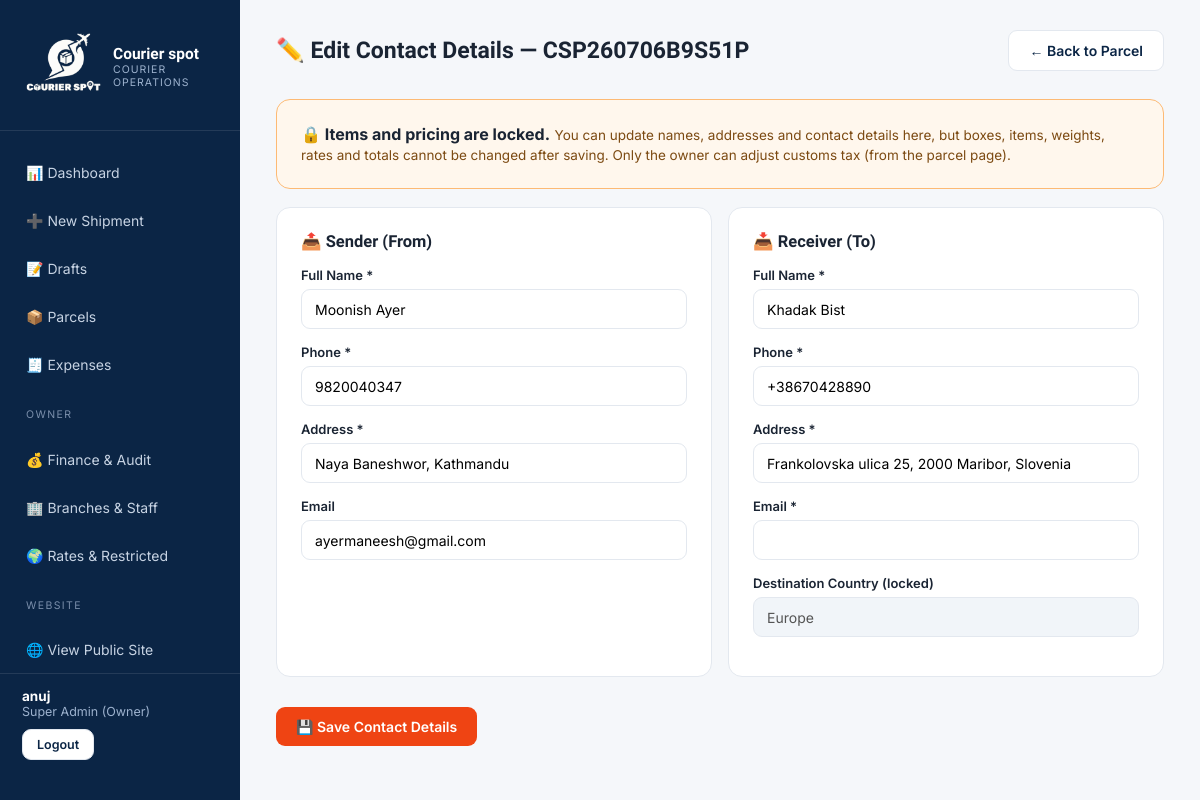
The page /panel/parcels/17/edit/ (signed in) on the database its author committed.
### accounts/models.py (models this page shows, shortened)
class User(AbstractUser):
    class Roles(models.TextChoices):
        SUPERADMIN = 'SUPERADMIN', 'Super Admin (Owner)'
        BRANCH_ADMIN = 'BRANCH_ADMIN', 'Branch Admin'
        STAFF = 'STAFF', 'Staff'
        CUSTOMER = 'CUSTOMER', 'Customer'
    role = models.CharField(max_length=20, choices=Roles.choices, default=Roles.CUSTOMER)
    branch = models.ForeignKey('operations.Branch', null=True, blank=True,
                               on_delete=models.SET_NULL, related_name='users')
    phone = models.CharField(max_length=20, blank=True)
    address = models.CharField(max_length=255, blank=True)
    @property
    def is_owner(self):
        return self.role == self.Roles.SUPERADMIN
    @property
    def is_panel_user(self):
        return self.role in (self.Roles.SUPERADMIN, self.Roles.BRANCH_ADMIN, self.Roles.STAFF)

### tracking/models.py (models this page shows, shortened)
class Parcel(models.Model):
    class Status(models.TextChoices):
        ORDER_CREATED = 'ORDER_CREATED', '📦 Order Created'
        COLLECTED = 'COLLECTED', '✅ Parcel Collected'
        RECEIVED_BRANCH = 'RECEIVED_BRANCH', '🏢 Received at Courier Spot Branch'
        PROCESSED = 'PROCESSED', '📋 Shipment Processed'
        TRANSFERRED_HUB = 'TRANSFERRED_HUB', '🚚 Transferred to Kathmandu Export Hub'
        EXPORT_CUSTOMS = 'EXPORT_CUSTOMS', '🛃 Export Customs Clearance'
        DEPARTED = 'DEPARTED', '✈️ Departed from Nepal'
        IN_TRANSIT = 'IN_TRANSIT', '🌍 In Transit'
        ARRIVED_DEST = 'ARRIVED_DEST', 'Arrived at Destination Country'
        IMPORT_CUSTOMS = 'IMPORT_CUSTOMS', '🛃 Import Customs Clearance'
        TRANSFERRED_LOCAL = 'TRANSFERRED_LOCAL', '🚛 Transferred to Local Delivery Partner'
        OUT_FOR_DELIVERY = 'OUT_FOR_DELIVERY', '🚚 Out for Delivery'
        DELIVERED = 'DELIVERED', '✅ Delivered'
        CANCELLED = 'CANCELLED', 'Cancelled'
    CARRIERS = [('FEDEX', 'FedEx'), ('DHL', 'DHL Express'), ('ARAMEX', 'Aramex'),
                 ('DPD', 'DPD'),('UPS', 'UPS'),('LHR', 'LHR'),('AMS', 'AMS'),]
    tracking_id = models.CharField(max_length=20, unique=True, editable=False)
    branch = models.ForeignKey('operations.Branch', on_delete=models.PROTECT, related_name='parcels')
    sender_name = models.CharField(max_length=120)
    sender_phone = models.CharField(max_length=20)
    sender_address = models.CharField(max_length=255)
    sender_email = models.EmailField(blank=True)
    receiver_name = models.CharField(max_length=120)
    receiver_phone = models.CharField(max_length=30)
    receiver_address = models.CharField(max_length=255)
    destination_country = models.CharField(max_length=80)
    receiver_email = models.EmailField(blank=True)
    status = models.CharField(max_length=20, choices=Status.choices, default=Status.ORDER_CREATED)
    carrier = models.CharField(max_length=10, choices=CARRIERS, blank=True)
    carrier_tracking_no = models.CharField(max_length=60, blank=True)
    qr_code = models.ImageField(upload_to='qr/', blank=True)
    created_by = models.ForeignKey(settings.AUTH_USER_MODEL, on_delete=models.PROTECT)
    created_at = models.DateTimeField(auto_now_add=True)
    is_draft = models.BooleanField(default=False)
    draft_customs_tax = models.DecimalField(max_digits=12, decimal_places=2,
                                            null=True, blank=True)
    class Meta:
        ordering = ['-created_at']

### operations/views.py (the view, shortened to what this page needs)
# urls.py: path('panel/parcels/<int:pk>/edit/', ops.parcel_edit, name='parcel_edit'),
@panel_required
def parcel_edit(request, pk):
    parcel = get_object_or_404(
        branch_scope(Parcel.objects.filter(is_draft=False), request.user), pk=pk)
    return render(request, 'panel/parcel_edit.html', {'parcel': parcel})

### operations/views.py (called while the page is built)
def panel_required(view):
    @wraps(view)
    @login_required
    def wrapper(request, *a, **kw):
        if not request.user.is_panel_user:
            return HttpResponseForbidden('Staff panel access only.')
        return view(request, *a, **kw)
    return wrapper

def branch_scope(qs, user):
    return qs if user.is_owner else qs.filter(branch=user.branch)

### templates/panel/parcel_edit.html (shortened to what this page needs)
{% extends "panel/base_panel.html" %}
{% block content %}
<div class="topbar">
  <h1>✏️ Edit Contact Details — {{ parcel.tracking_id }}</h1>
  <a class="btn ghost" href="{% url 'parcel_detail' parcel.pk %}">← Back to Parcel</a>
</div>
<div class="card" style="background:#FFF7ED;border:1px solid #FDBA74;margin-bottom:18px">
  <b>🔒 Items and pricing are locked.</b>
  <span style="color:#7C4A12;font-size:13.5px">You can update names, addresses and contact
  details here, but boxes, items, weights, rates and totals cannot be changed after saving.
  Only the owner can adjust customs tax (from the parcel page).</span>
</div>
<form method="post">{% csrf_token %}
  <div class="fgrid">
    <div class="card">
      <h3>📤 Sender (From)</h3>
      <div class="fg"><label>Full Name *</label><input name="sender_name" value="{{ parcel.sender_name }}" required></div>
      <div class="fg"><label>Phone *</label><input name="sender_phone" value="{{ parcel.sender_phone }}" required></div>
      <div class="fg"><label>Address *</label><input name="sender_address" value="{{ parcel.sender_address }}" required></div>
      <div class="fg"><label>Email</label><input type="email" name="sender_email" value="{{ parcel.sender_email }}"></div>
    </div>
    <div class="card">
      <h3>📥 Receiver (To)</h3>
      <div class="fg"><label>Full Name *</label><input name="receiver_name" value="{{ parcel.receiver_name }}" required></div>
      <div class="fg"><label>Phone *</label><input name="receiver_phone" value="{{ parcel.receiver_phone }}" required></div>
      <div class="fg"><label>Address *</label><input name="receiver_address" value="{{ parcel.receiver_address }}" required></div>
      <div class="fg"><label>Email *</label><input name="receiver_email" value="{{ parcel.receiver_email }}" required></div>
      <div class="fg"><label>Destination Country (locked)</label>
        <input value="{{ parcel.destination_country }}" disabled style="background:#F1F5F9"></div>
    </div>
  </div>
  <button class="btn" style="margin-top:6px">💾 Save Contact Details</button>
</form>
{% endblock %}

### templates/panel/base_panel.html (shortened to what this page needs)
{% load static %}
<!DOCTYPE html>
<html lang="en">
<head>
</head>
<body>
<aside class="side">
  {% load static %}
  <a class="brand" href="{% url 'panel_dashboard' %}">
     <img src="{% static 'courierspotlogowhite.png' %}" alt="Courier Spot" style="height:80px;width:auto;display:block">
    <span><b>Courier spot</b><small>COURIER OPERATIONS</small></span>
  </a>
  <nav>
    <a href="{% url 'panel_dashboard' %}" class="{% if request.resolver_match.url_name == 'panel_dashboard' %}active{% endif %}">📊 Dashboard</a>
    <a href="{% url 'shipment_create' %}" class="{% if request.resolver_match.url_name == 'shipment_create' %}active{% endif %}">➕ New Shipment</a>
    <a href="{% url 'drafts' %}" class="{% if request.resolver_match.url_name == 'drafts' or request.resolver_match.url_name == 'draft_edit' %}active{% endif %}">📝 Drafts</a>
    <a href="{% url 'parcel_list' %}" class="{% if request.resolver_match.url_name == 'parcel_list' %}active{% endif %}">📦 Parcels</a>
    <a href="{% url 'expenses' %}" class="{% if request.resolver_match.url_name == 'expenses' %}active{% endif %}">🧾 Expenses</a>
    {% if user.is_owner %}
    <div class="sec">OWNER</div>
    <a href="{% url 'finance' %}" class="{% if request.resolver_match.url_name == 'finance' %}active{% endif %}">💰 Finance & Audit</a>
    <a href="{% url 'branches' %}" class="{% if request.resolver_match.url_name == 'branches' %}active{% endif %}">🏢 Branches & Staff</a>
    <a href="{% url 'rates_manage' %}" class="{% if request.resolver_match.url_name == 'rates_manage' %}active{% endif %}">🌍 Rates & Restricted</a>
    {% endif %}
    <div class="sec">WEBSITE</div>
    <a href="/" target="_blank">🌐 View Public Site</a>
  </nav>
  <div class="foot">
    <b>{{ user.first_name|default:user.username }}</b>
    {{ user.get_role_display }}{% if user.branch %} · {{ user.branch.name }}{% endif %}
    <form method="post" action="{% url 'logout' %}" style="margin-top:10px">{% csrf_token %}
      <button class="btn ghost" style="padding:7px 14px;font-size:12.5px">Logout</button></form>
  </div>
</aside>
<main class="main">
  {% block content %}{% endblock %}
</main>
</body>
</html>

### templates/panel/base_panel.html (style rules this page uses)
:root { --navy:#0B2545;--navy-2:#13315C;--crimson:#EF4413;--crimson-2:#F76B3F;--gold:#F2A900; --bg:#F5F7FA;--card:#FFFFFF;--border:#E3E8EF;--text:#1A2433;--muted:#64748B }
* { margin:0;padding:0;box-sizing:border-box }
body { font-family:'Inter',sans-serif;background:var(--bg);color:var(--text);display:flex;min-height:100vh }
a { text-decoration:none;color:inherit }
h1,h2,h3 { font-family:'Sora',sans-serif }
.side { width:240px;background:var(--navy);color:#fff;padding:26px 0;display:flex;flex-direction:column;position:fixed;top:0;bottom:0 }
.side .brand { display:flex;align-items:center;gap:11px;padding:0 22px 24px;border-bottom:1px solid rgba(255,255,255,.1);margin-bottom:18px }
.side .brand b { font-family:'Sora';font-size:15.5px }
.side .brand small { display:block;font-size:10.5px;color:#9DB2CE;letter-spacing:1px }
.side nav { display:grid;gap:2px;padding:0 12px;flex:1 }
.side nav a { padding:11px 14px;border-radius:9px;font-size:14px;color:#C7D3E3;display:flex;gap:11px;align-items:center;transition:background .2s,color .2s }
.side .sec { font-size:10.5px;letter-spacing:1.4px;color:#7B8FAB;padding:18px 14px 6px }
.side .foot { padding:14px 22px;border-top:1px solid rgba(255,255,255,.1);font-size:12.5px;color:#9DB2CE }
.side .foot b { color:#fff;display:block;font-size:13.5px }
.main { margin-left:240px;flex:1;padding:30px 36px;max-width:calc(100vw - 240px) }
.topbar { display:flex;justify-content:space-between;align-items:center;margin-bottom:28px;gap:18px;flex-wrap:wrap }
.topbar h1 { font-size:23px }
.btn { display:inline-flex;align-items:center;gap:8px;background:var(--crimson);color:#fff;border:none;padding:11px 20px;border-radius:9px;font-weight:600;font-size:14px;cursor:pointer;font-family:inherit;transition:background .2s,transform .2s }
.btn.ghost { background:#fff;color:var(--navy);border:1px solid var(--border) }
.card { background:var(--card);border:1px solid var(--border);border-radius:14px;padding:24px;margin-bottom:24px }
.card h3 { font-size:16.5px;margin-bottom:16px }
label { display:block;font-size:13px;font-weight:600;margin-bottom:6px }
input,select,textarea { width:100%;border:1px solid var(--border);border-radius:9px;padding:10.5px 13px;font-size:14px;font-family:inherit;outline:none;background:#fff }
.fgrid { display:grid;grid-template-columns:1fr 1fr;gap:16px }
.fg { margin-bottom:15px }

### rows shown on the page
User: first_name "anuj", role "Super Admin (Owner)"
Parcel: tracking_id "CSP260706B9S51P", sender_name "Moonish Ayer", sender_phone "9820040347", sender_address "Naya Baneshwor, Kathmandu", sender_email "ayermaneesh@gmail.com", receiver_name "Khadak Bist", receiver_phone "+38670428890", receiver_address "Frankolovska ulica 25, 2000 Maribor, Slovenia", destination_country "Europe"
